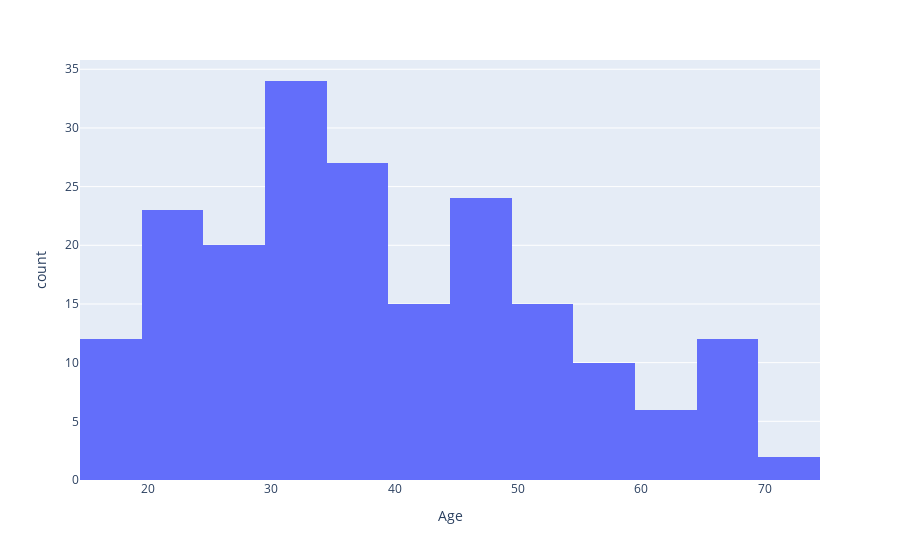

Notebook code for this chart:
### Code cell
fig=px.histogram(df,x='Age')
fig.show()

### Figure 1 — Plotly figure (JSON) as saved in the notebook; plotly's stock layout.template omitted (floating-point values rounded to 4 significant figures; data arrays with more than 128 entries replaced by an {"elided": "..."} marker saying what was removed)
{"data": [{"alignmentgroup": "True", "bingroup": "x", "hoverlabel": {"namelength": 0}, "hovertemplate": "Age=%{x}<br>count=%{y}", "legendgroup": "", "marker": {"color": "#636efa"}, "name": "", "offsetgroup": "", "orientation": "v", "showlegend": false, "type": "histogram", "x": {"elided": "200 int values"}, "xaxis": "x", "yaxis": "y"}], "layout": {"barmode": "relative", "legend": {"tracegroupgap": 0}, "margin": {"t": 60}, "xaxis": {"anchor": "y", "domain": [0, 1], "title": {"text": "Age"}}, "yaxis": {"anchor": "x", "domain": [0, 1], "title": {"text": "count"}}}}
